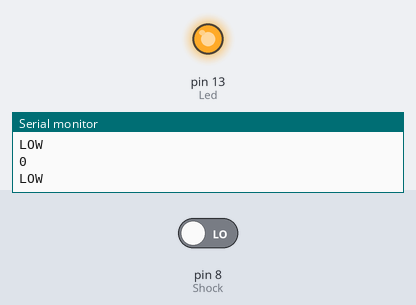
Recording of a sketch running on a simulated Arduino Uno, built with avr-gcc and run on an emulated ATmega328P. On the bench: output pins drawn as LEDs (lit = HIGH), the last lines printed to the serial monitor. The test bench sets the inputs (shaded band); at power-on: pin 8 (Shock) LOW.

Above: at 2.8 s.
2.9 s: pin 8 (Shock) driven HIGH
At 3.3 s:
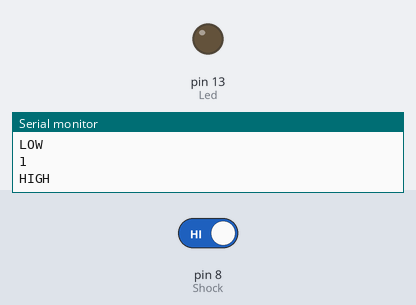
4.5 s: pin 8 (Shock) driven LOW
At 6.1 s:
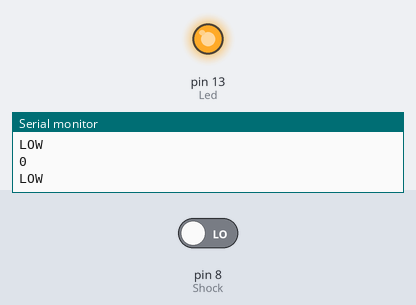
Timing chart, 0 to 7.6 s (numbered marks = the images above; inputs shaded):
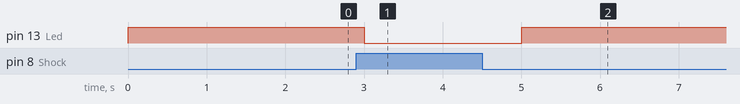

The sketch:

knock_switch.ino
```cpp
int Led=13;
int Shock=8;
int val;
void setup()
{
Serial.begin(9600);
pinMode(Led,OUTPUT);
pinMode(Shock,INPUT);
}
void loop()
{
val=digitalRead(Shock);
Serial.println(val);
if(val==HIGH)
{
  Serial.println("HIGH");
digitalWrite(Led,LOW);
}
else
{
  Serial.println("LOW");
digitalWrite(Led,HIGH);
}
delay(1000);
}
```

Measured:
- after the input at 2.9 s, pin 13 (Led): HIGH → LOW after 0.10 s
- after the input at 4.5 s, pin 13 (Led): LOW → HIGH after 0.50 s
